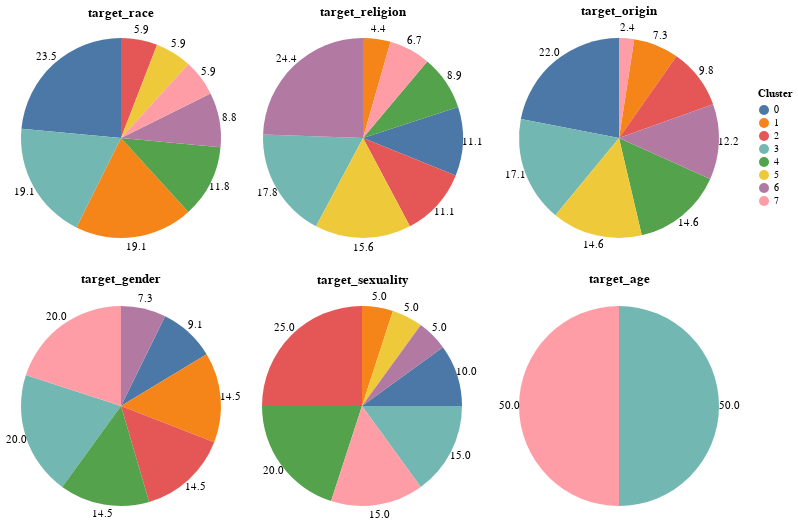

The notebook cell this image was saved under:
### Code cell
alt.vconcat(*[alt.hconcat(*charts[i:i+3]) for i in range(0, len(charts), 3)])

### Figure 1 — Vega-Lite specification as saved in the notebook (floating-point values rounded to 4 significant figures)
{"config": {"view": {"continuousWidth": 300, "continuousHeight": 300}}, "vconcat": [{"hconcat": [{"layer": [{"mark": {"type": "arc", "outerRadius": 100}, "encoding": {"color": {"field": "color", "title": "Cluster", "type": "nominal"}, "order": {"field": "theta"}, "theta": {"field": "theta", "stack": true, "type": "quantitative"}}, "title": "target_race"}, {"mark": {"type": "text", "radius": 110}, "encoding": {"color": {"condition": {"test": "(datum.theta > 0)", "value": "black"}, "value": null}, "text": {"field": "theta", "format": ".1f", "type": "quantitative"}, "theta": {"field": "theta", "stack": true, "type": "quantitative"}}}], "data": {"name": "data-217e936e6a5847fa6b702764a6dd11c9"}, "height": 100, "width": 100}, {"layer": [{"mark": {"type": "arc", "outerRadius": 100}, "encoding": {"color": {"field": "color", "title": "Cluster", "type": "nominal"}, "order": {"field": "theta"}, "theta": {"field": "theta", "stack": true, "type": "quantitative"}}, "title": "target_religion"}, {"mark": {"type": "text", "radius": 110}, "encoding": {"color": {"condition": {"test": "(datum.theta > 0)", "value": "black"}, "value": null}, "text": {"field": "theta", "format": ".1f", "type": "quantitative"}, "theta": {"field": "theta", "stack": true, "type": "quantitative"}}}], "data": {"name": "data-07c0abc27718597310ee68c5ab33f7cc"}, "height": 100, "width": 100}, {"layer": [{"mark": {"type": "arc", "outerRadius": 100}, "encoding": {"color": {"field": "color", "title": "Cluster", "type": "nominal"}, "order": {"field": "theta"}, "theta": {"field": "theta", "stack": true, "type": "quantitative"}}, "title": "target_origin"}, {"mark": {"type": "text", "radius": 110}, "encoding": {"color": {"condition": {"test": "(datum.theta > 0)", "value": "black"}, "value": null}, "text": {"field": "theta", "format": ".1f", "type": "quantitative"}, "theta": {"field": "theta", "stack": true, "type": "quantitative"}}}], "data": {"name": "data-a37d954752b7f17ab7e8cece84081124"}, "height": 100, "width": 100}]}, {"hconcat": [{"layer": [{"mark": {"type": "arc", "outerRadius": 100}, "encoding": {"color": {"field": "color", "title": "Cluster", "type": "nominal"}, "order": {"field": "theta"}, "theta": {"field": "theta", "stack": true, "type": "quantitative"}}, "title": "target_gender"}, {"mark": {"type": "text", "radius": 110}, "encoding": {"color": {"condition": {"test": "(datum.theta > 0)", "value": "black"}, "value": null}, "text": {"field": "theta", "format": ".1f", "type": "quantitative"}, "theta": {"field": "theta", "stack": true, "type": "quantitative"}}}], "data": {"name": "data-d3bda7d5bdb9ed04ec6e72c1a5573494"}, "height": 100, "width": 100}, {"layer": [{"mark": {"type": "arc", "outerRadius": 100}, "encoding": {"color": {"field": "color", "title": "Cluster", "type": "nominal"}, "order": {"field": "theta"}, "theta": {"field": "theta", "stack": true, "type": "quantitative"}}, "title": "target_sexuality"}, {"mark": {"type": "text", "radius": 110}, "encoding": {"color": {"condition": {"test": "(datum.theta > 0)", "value": "black"}, "value": null}, "text": {"field": "theta", "format": ".1f", "type": "quantitative"}, "theta": {"field": "theta", "stack": true, "type": "quantitative"}}}], "data": {"name": "data-19e2e20d1b8278c10448c2e347e94949"}, "height": 100, "width": 100}, {"layer": [{"mark": {"type": "arc", "outerRadius": 100}, "encoding": {"color": {"field": "color", "title": "Cluster", "type": "nominal"}, "order": {"field": "theta"}, "theta": {"field": "theta", "stack": true, "type": "quantitative"}}, "title": "target_age"}, {"mark": {"type": "text", "radius": 110}, "encoding": {"color": {"condition": {"test": "(datum.theta > 0)", "value": "black"}, "value": null}, "text": {"field": "theta", "format": ".1f", "type": "quantitative"}, "theta": {"field": "theta", "stack": true, "type": "quantitative"}}}], "data": {"name": "data-7ac9d2c585496ff622b2b8f0ce4370dd"}, "height": 100, "width": 100}]}], "$schema": "https://vega.github.io/schema/vega-lite/v5.16.3.json", "datasets": {"data-217e936e6a5847fa6b702764a6dd11c9": [{"theta": 23.53, "color": 0}, {"theta": 19.12, "color": 1}, {"theta": 5.882, "color": 2}, {"theta": 19.12, "color": 3}, {"theta": 11.76, "color": 4}, {"theta": 5.882, "color": 5}, {"theta": 8.824, "color": 6}, {"theta": 5.882, "color": 7}], "data-07c0abc27718597310ee68c5ab33f7cc": [{"theta": 11.11, "color": 0}, {"theta": 4.444, "color": 1}, {"theta": 11.11, "color": 2}, {"theta": 17.78, "color": 3}, {"theta": 8.889, "color": 4}, {"theta": 15.56, "color": 5}, {"theta": 24.44, "color": 6}, {"theta": 6.667, "color": 7}], "data-a37d954752b7f17ab7e8cece84081124": [{"theta": 21.95, "color": 0}, {"theta": 7.317, "color": 1}, {"theta": 9.756, "color": 2}, {"theta": 17.07, "color": 3}, {"theta": 14.63, "color": 4}, {"theta": 14.63, "color": 5}, {"theta": 12.2, "color": 6}, {"theta": 2.439, "color": 7}], "data-d3bda7d5bdb9ed04ec6e72c1a5573494": [{"theta": 9.091, "color": 0}, {"theta": 14.55, "color": 1}, {"theta": 14.55, "color": 2}, {"theta": 20.0, "color": 3}, {"theta": 14.55, "color": 4}, {"theta": 0.0, "color": 5}, {"theta": 7.273, "color": 6}, {"theta": 20.0, "color": 7}], "data-19e2e20d1b8278c10448c2e347e94949": [{"theta": 10.0, "color": 0}, {"theta": 5.0, "color": 1}, {"theta": 25.0, "color": 2}, {"theta": 15.0, "color": 3}, {"theta": 20.0, "color": 4}, {"theta": 5.0, "color": 5}, {"theta": 5.0, "color": 6}, {"theta": 15.0, "color": 7}], "data-7ac9d2c585496ff622b2b8f0ce4370dd": [{"theta": 0.0, "color": 0}, {"theta": 0.0, "color": 1}, {"theta": 0.0, "color": 2}, {"theta": 50.0, "color": 3}, {"theta": 0.0, "color": 4}, {"theta": 0.0, "color": 5}, {"theta": 0.0, "color": 6}, {"theta": 50.0, "color": 7}]}}
